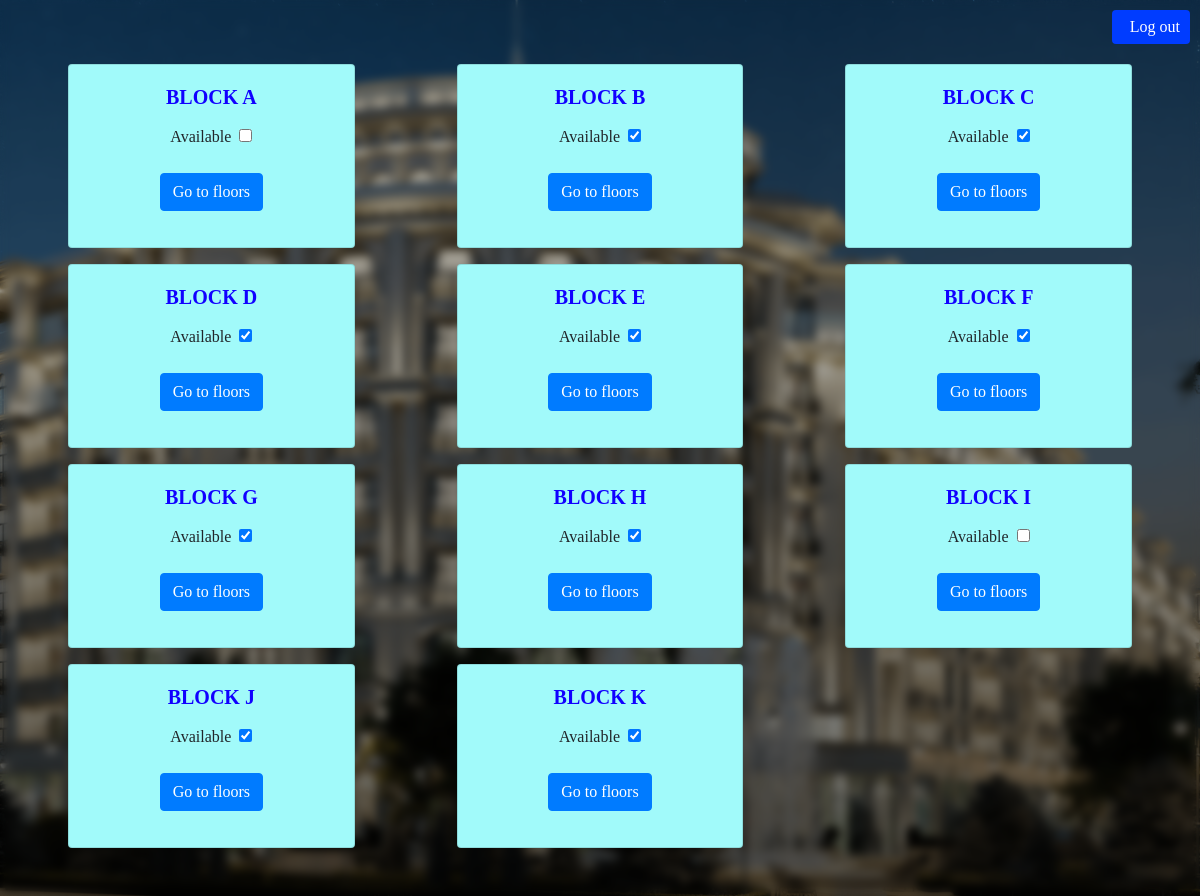
Page /cadmin/dashboard/ (signed in) on the committed database.
### planirovka/models.py (models this page shows, shortened)
class Building(models.Model):
    building_label = models.CharField(max_length=1, primary_key=True)
    number_of_floors = models.IntegerField()
    available = models.BooleanField(default=True)
    template = models.CharField(max_length=100, null=True, blank=True)

### custom_admin/views.py (the view)
# urls.py: path('dashboard/', views.dashboard, name="dashboard"),
@login_required
def dashboard(request):
    buildings = Building.objects.all().order_by('building_label')
    context = {
        'buildings': buildings
    }
    return render(request, 'custom_admin/dashboard.html', context)

### templates/custom_admin/dashboard.html (shortened to what this page needs)
{% extends "base.html" %}
{% load static %}
{% block style %}
<link rel="stylesheet" href="{% static 'css/admin-styles.css' %}">
{% endblock %}
{% block content %}
    <div class="container">
        <a href="javascript:{document.getElementById('logoutForm').submit()}" class="btn logout-btn">&nbsp;&nbsp;Log out</a>
        <div class="inner position-relative h-100">
            <div class="row">
                {% if buildings %}
                {% for building in buildings %}
                <div class="col-lg-4 col-md-4 col-sm-4 col-xs-6">
                    <div class="card text-center">
                        <div class="card-body">
                            <h5 class="card-title">Block {{building.building_label}}</h5>
                            <p class="card-text">
                                <form>
                                    <div class="form-group">
                                        <label class="mr-1" for="availCheck">Available</label>
                                        <input type="checkbox" name="available" class="check-control"
                                        data-csrf="{{csrf_token}}"
                                        data-type="building"
                                        data-buildingLabel="{{building.building_label}}"
                                        data-url="{% url 'update' %}"
                                        {% if building.available %}
                                        checked
                                        {% endif %}
                                        >
                                    </div>
                                </form>
                                <a class="card-link btn btn-primary" href="{% url 'dashboard_building' building.building_label %}">Go to floors</a>
                            </p>
                        </div>
                    </div>
                </div>
                {% endfor %}
                {% endif %}
            </div>
        </div>
    </div>
{% endblock %}

### oqsaroy/static/css/styles.css (style rules this page uses)
html, body { width: 100%; }
body { overflow: hidden; position: relative; font-family: 'tt_normsregular'; }

### oqsaroy/static/css/admin-styles.css (style rules this page uses)
.container { margin: 0 !important; padding: 0 !important; width: 100%; max-width: 100% !important; height: 100vh; background: url(../img/home-bg.png) no-repeat top; background-size: cover; }
.container .inner { padding: 2em; padding-top:4em; backdrop-filter: blur(5px); overflow:scroll; }
.logout-btn { padding: 5px 10px; border: none; background: rgb(0, 60, 255); color: white; position:fixed; top:10px; right: 10px; z-index: 10; }
.card { margin: auto; width: 80%; margin-bottom: 1em; background-color:rgb(161, 250, 250) !important; }
.card .card-title { font-weight: bold; text-transform: uppercase; color: rgb(17, 0, 255); }
.card .card-link { color: white; }

### rows in the picture
Building: building_label "A"
Building: building_label "B", available "☑"
Building: building_label "C", available "☑"
Building: building_label "D", available "☑"
Building: building_label "E", available "☑"
Building: building_label "F", available "☑"
Building: building_label "G", available "☑"
Building: building_label "H", available "☑"
Building: building_label "I"
Building: building_label "J", available "☑"
Building: building_label "K", available "☑"
